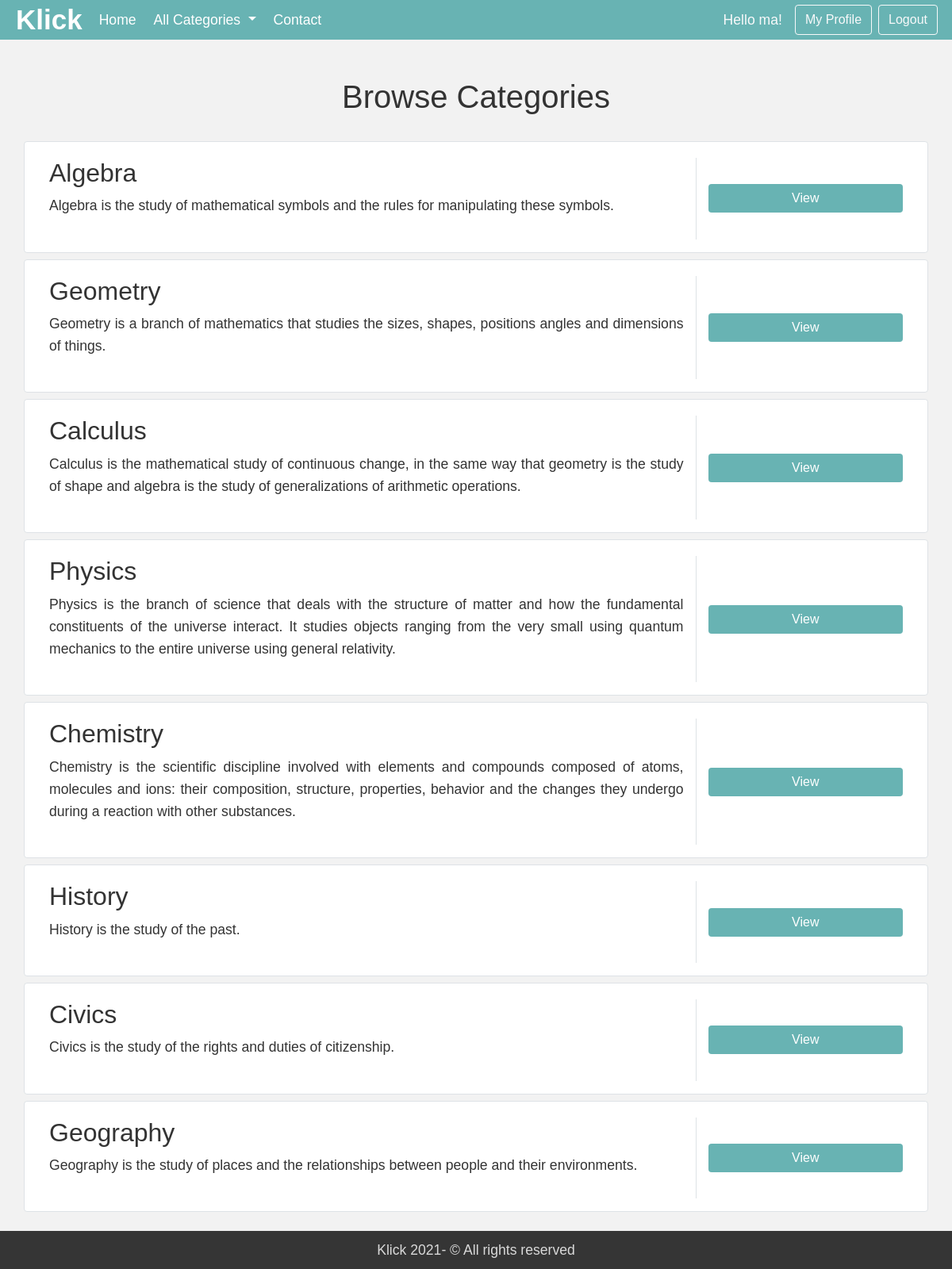
The app's page /category.php (signed in) with its own data.
### tables this page shows
CREATE TABLE `categories` (
  `category_id` int(11) NOT NULL,
  `category_name` varchar(255) DEFAULT NULL,
  `category_description` varchar(255) DEFAULT NULL,
  `created` datetime DEFAULT current_timestamp()
);

### category.php (the view, shortened to what this page needs)
<!doctype html>
<html lang="en">
<head>
    <link rel="stylesheet" href="https://stackpath.bootstrapcdn.com/bootstrap/4.5.0/css/bootstrap.min.css"
>
    <link rel="stylesheet" href="style.css">
</head>
<body>
    <?php include 'header.php';?>
    <div class="container my-4" id="ques">
        <h1 class="text-center my-4">Browse Categories</h1>
        <div class="row my-4">
         <?php
         $sql = "SELECT * FROM `categories`";
         $result = mysqli_query($conn, $sql);
         while($row = mysqli_fetch_assoc($result)){
          $id = $row['category_id'];
          $cat = $row['category_name'];
          $desc = $row['category_description'];
          echo '<div class="col-md-12">
          <div class="row p-3 bg-white border rounded px-2 row-margin-05 mt-2">
              <div class="col-md-9 mt-1">
                  <h2>'  . $cat . '</h2>
                  <div class="d-flex flex-row">
                  </div>
                  <p class="text-justify para mb-0"> ' . substr($desc, 0, 1000). '<br><br></p>
              </div>
              <div class="align-items-center align-content-center col-md-3 border-left mt-1">
                  <div class="d-flex flex-column mt-9"><a href="threadlist.php?catid=' . $id . '" style="text-decoration:none"><button class="btn btn-info btn-block" type="button">View</button></a></div>
              </div>
          </div>
              </div>';
         }
         ?>
        </div>
    </div>
    <footer class="footer" style="background:#353535;	color:#d9d9d9;	text-align:center;"><p style="margin:0;	padding:10px"><a target="blank" href="#" style="color:#d9d9d9; ">Klick 2021<a>- © All rights reserved </p></footer>
</body>
</html>

### style.css (style rules this page uses)
* { box-sizing: border-box; margin: 0; padding: 0; }
body { font-family: 'Catamaran', sans-serif; line-height: 1.6; color: #333; background-color:#f2f2f2; font-size: 1.1rem; }
.container { padding-top:50px; }
.btn-info { background: #68b3b3; color: #ffffff; border: none; }

### category.php (style rules this page uses)
#ques { min-height: 433px; }

### records on screen
categories: category_name "Algebra", category_description "Algebra is the study of mathematical symbols and the rules for manipulating these symbols."
categories: category_name "Geometry", category_description "Geometry is a branch of mathematics that studies the sizes, shapes, positions angles and dimensions of things."
categories: category_name "Calculus", category_description "Calculus is the mathematical study of continuous change, in the same way that geometry is the study of shape and algebra is the study of generalizations of arithmetic operations."
categories: category_name "Physics", category_description "Physics is the branch of science that deals with the structure of matter and how the fundamental constituents of the universe interact. It studies objects ranging from the very small using quantum mechanics to the entire universe using general relativity."
categories: category_name "Chemistry", category_description "Chemistry is the scientific discipline involved with elements and compounds composed of atoms, molecules and ions: their composition, structure, properties, behavior and the changes they undergo during a reaction with other substances."
categories: category_name "History", category_description "History is the study of the past."
categories: category_name "Civics", category_description "Civics is the study of the rights and duties of citizenship."
categories: category_name "Geography", category_description "Geography is the study of places and the relationships between people and their environments."

### other values on screen
$_SESSION['useremail'] "ma"
